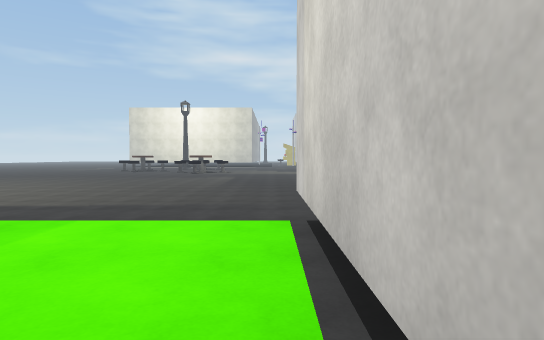
[1] (above)

24 first-person views from a walk through a scene from a Unity 3-D project. The camera is 1.2 m above the floor, tilts 2° down and sees 75° across. The floor is counted in squares, 2 m on a side. Each view is taken from the middle of a square. On the plan, view 1 faces up. The plan holds only what a view shows up to about 10 squares ahead; the rest is blank. The place goes on beyond the plan. Some animated figures are not drawn. Surface patterns are stand-ins for the level's own textures.

[2]
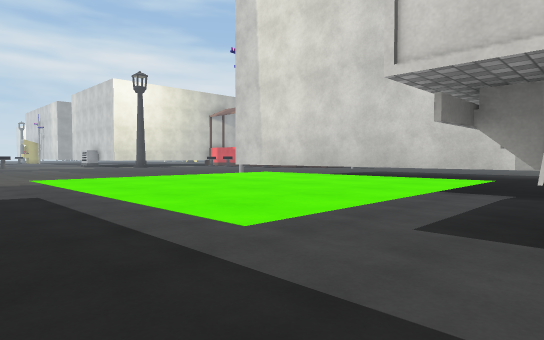

[3]
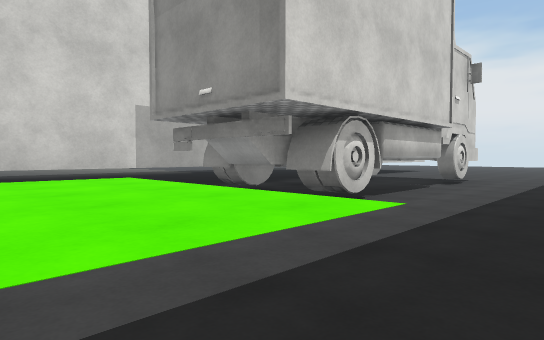

[4]
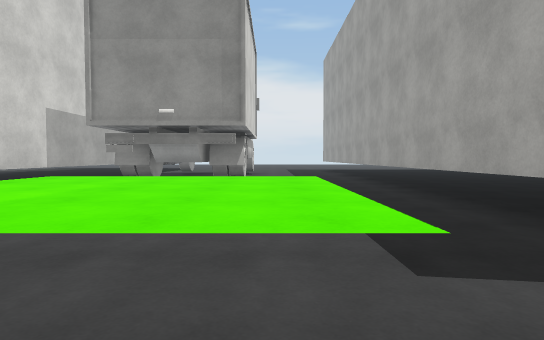

[5]
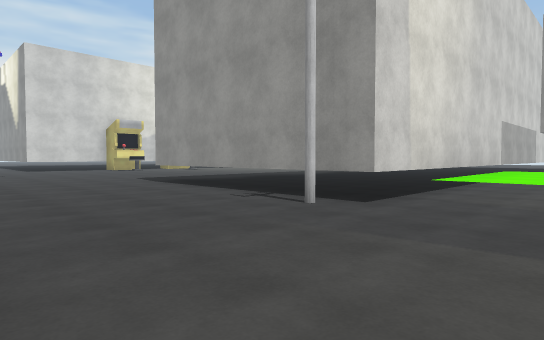

[6]
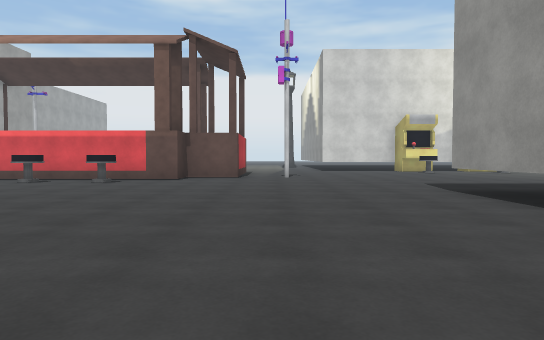

[7]
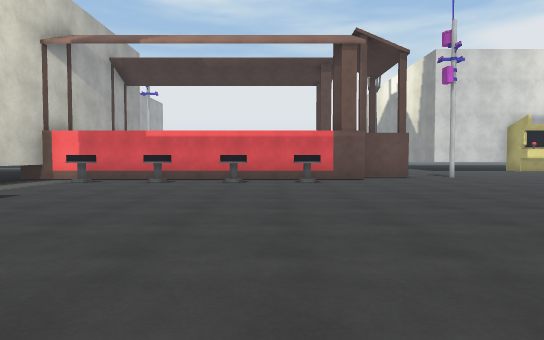

[8]
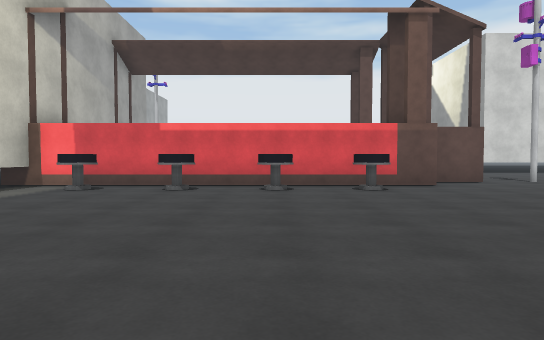

[9]
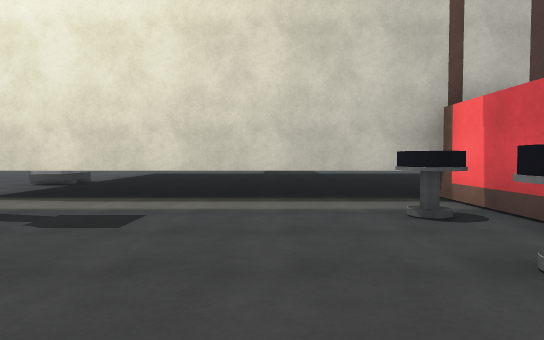

[10]
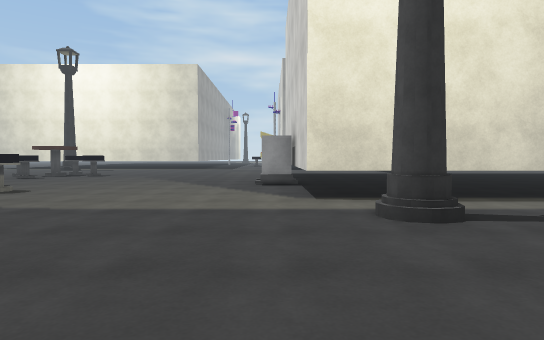

[11]
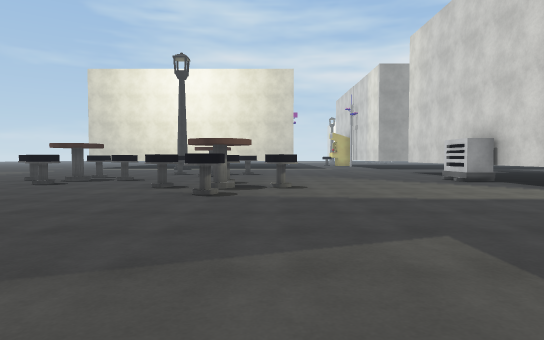

[12]
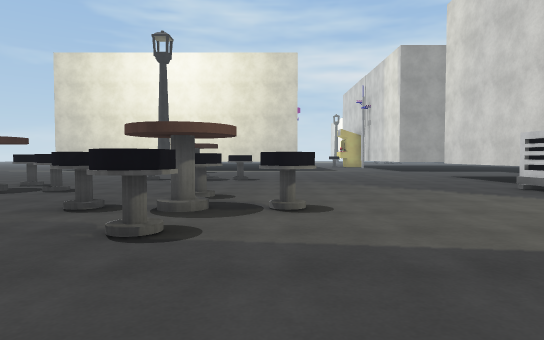

[13]
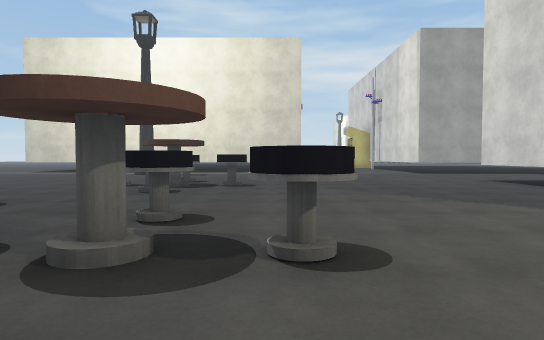

[14]
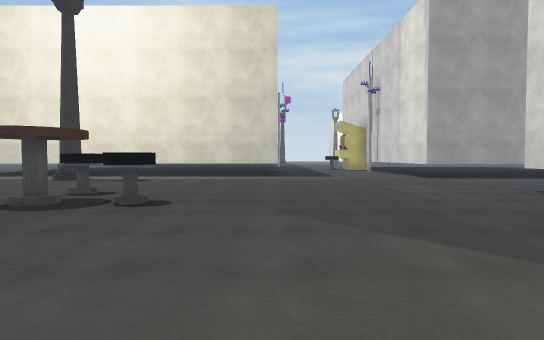

[15]
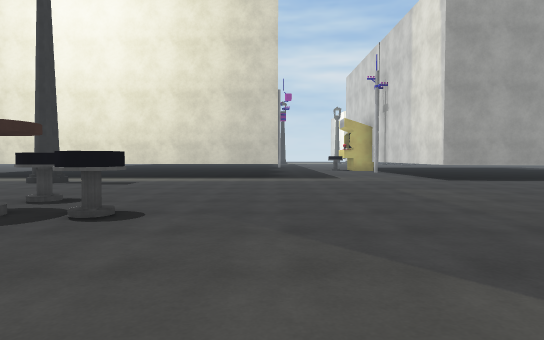

[16]
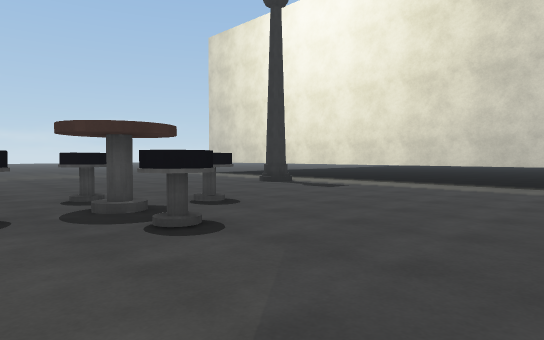

[17]
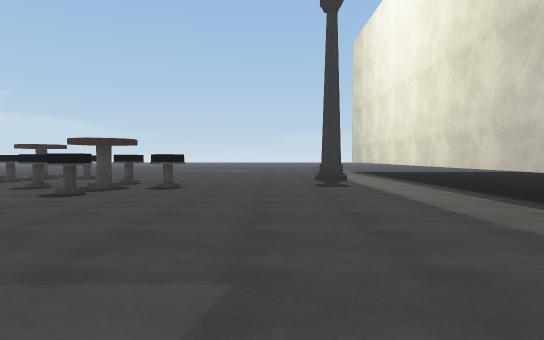

[18]
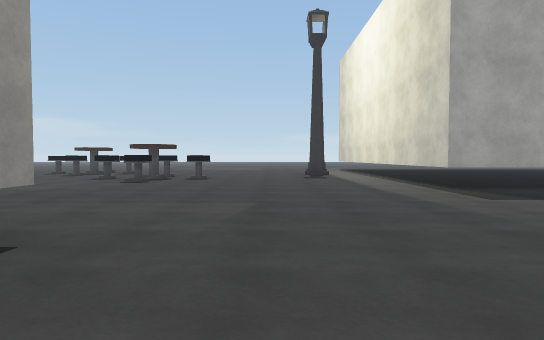

[19]
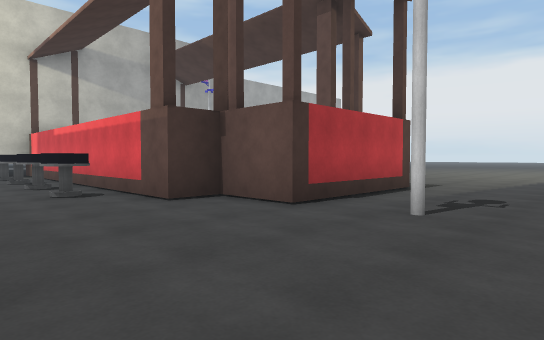

[20]
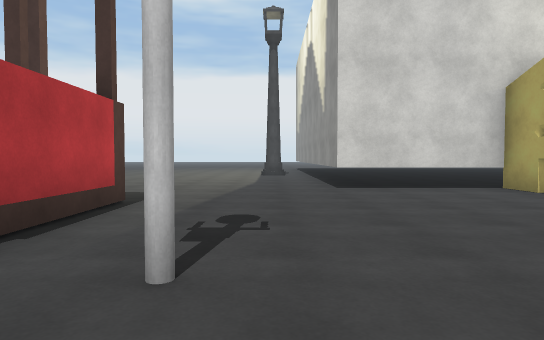

[21]
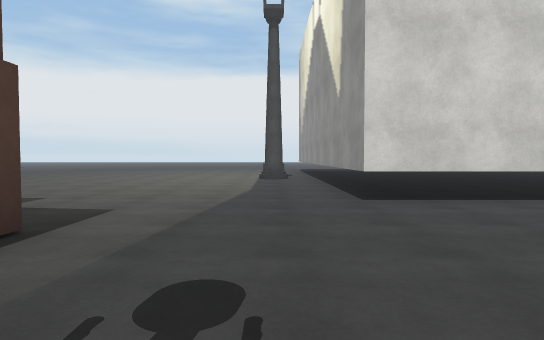

[22]
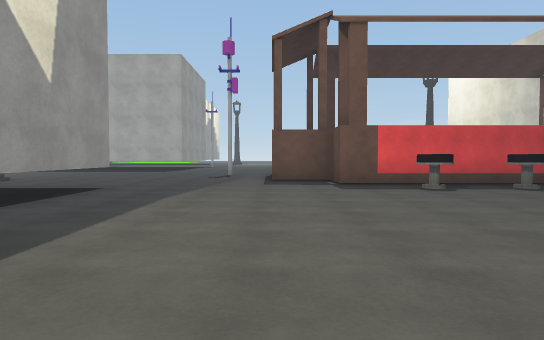

[23]
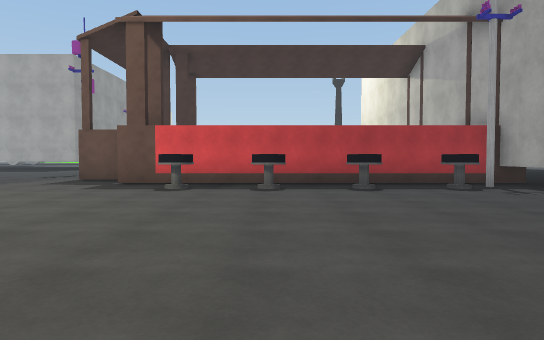

[24]
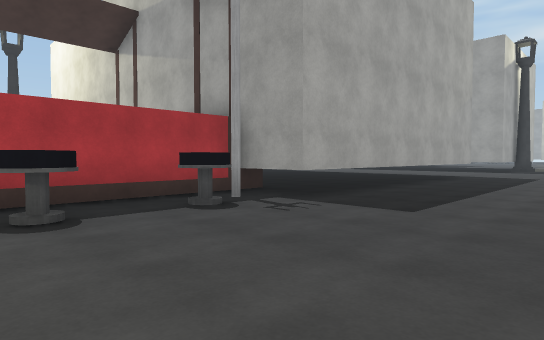

### Floor plan
Key: @ floor where view 1 was taken; # wall or solid block; . main floor; : floor 0.5 m higher than the main floor; / step, stairs or slope; ^ raised ledge; W wheel; T table; H thing the floor can be seen under or through; O other object.
Columns run from 8 left of view 1 to 23 right of it. Each row starts with its distance up from view 1.
 32 ...........###
 31 .#............
 30 ..............
 29 ..............
 28 .............
 27 ...O.......#
 26 ..OTO......#            #..
 25 ...........#            #...
 24 O..O.......#            #...
 23 ..........O#            #...
 22 TO........O#            #...
 21 O...O......#            #...
 20 ...OTO.....#      #    ##...
 19 ....O......########    ##....
 18  ................O#    #O....
 17   ................#    #.....
 16   ...............O#    #O.....
 15    ..... .........#    #.......
 14     ...  ........O#    #O.......
 13      .  ..........#    #.......
 12          ........O#    #O.....
 11           ........##  ##......
 10  ........ .........#  #........
  9  ..................####.........
  8   .............................
  7    ..........................#
  6    ...........................
  5    .....................HHHH##
  4    ......######.... ....H
  3   ./::::/#     ....  ...H
  2  #./::::/#      ...  .OO#
  1  #./::::/#       ..
  0  #./::::@#
 -1  #./::::/#
 -2  #....##.#
 -3  #...W^W.#
 -4  #...###.#
 -5  #...#  .#
 -6    ..#

Positions as (right, up) in squares from view 1, and headings:
1: (0, 0), facing up
2: (-6, -3), facing up-right
3: (-6, 1), facing down-right
4: (-4, 5), facing down
5: (-2, 9), facing down-right
6: (0, 8), facing right
7: (0, 13), facing right
8: (2, 14), facing right
9: (7, 14), facing up
10: (2, 14), facing up
11: (-3, 13), facing up
12: (-3, 16), facing up
13: (-3, 18), facing up
14: (-2, 21), facing up
15: (-2, 22), facing up
16: (-1, 24), facing up-left
17: (2, 29), facing left
18: (5, 29), facing left
19: (7, 6), facing up-right
20: (9, 7), facing right
21: (11, 7), facing right
22: (23, 9), facing left
23: (23, 14), facing left
24: (20, 15), facing up-left
